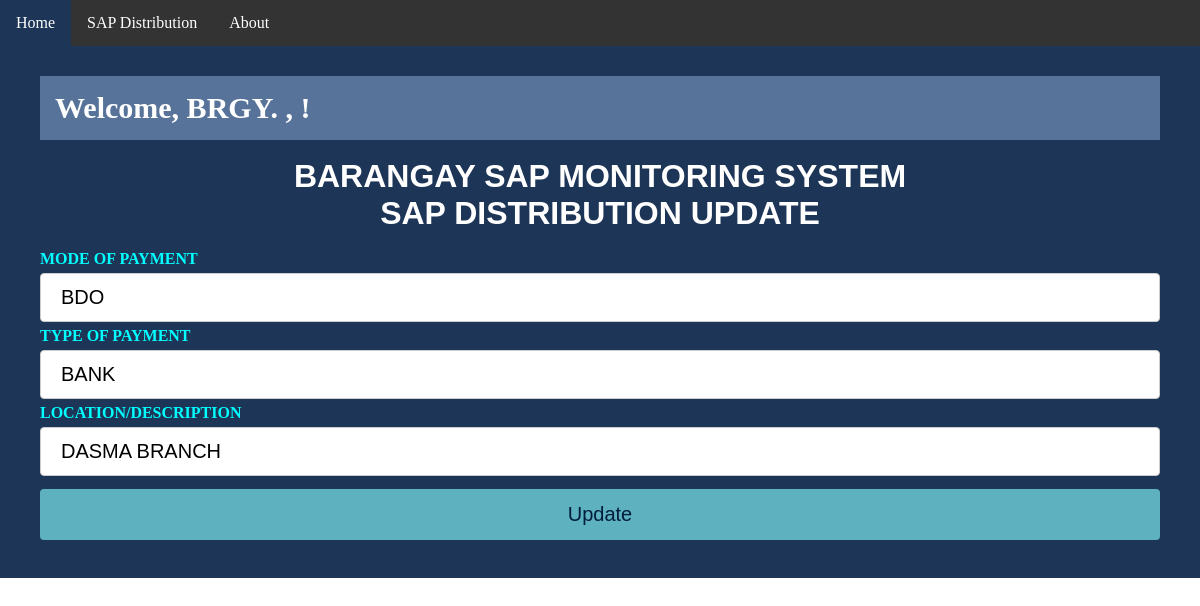
The app's page /modify/1 with its own data.
### MNList/models.py (models this page shows)
class SDistributions(models.Model):
      dmode = models.TextField(default='')
      dtype = models.TextField(default='')
      dlocation = models.TextField(default='')
      class meta:
          db = "distribution"

### MNList/views.py (the view)
# urls.py: url(r'^modify/(?P<id>\d+)$', views.modify, name='modify'),
def modify(request, id):
   sdistributions = SDistributions.objects.get(id=id)
   context = {'sdistribution': sdistributions}
   return render(request, 'remove.html', context)

### MNList/templates/remove.html (shortened to what this page needs)
<html>
<head>
</head>
<body>
{% extends 'base.html' %}
{% block content %}
	<div id="myDIV" class="header">
	<h3>
		 Welcome, BRGY. {{ibrgy.bname.upper}} , {{ibrgy.mncplty.upper}} !
		</h3>
		<br>
			<h1>BARANGAY SAP MONITORING SYSTEM</h1>
		<h1>SAP DISTRIBUTION UPDATE</h1>
		<br>
				<form method="POST" action="update/{{ sdistribution.id }}">
	<div id="rmove">
           <label for="bmode">MODE OF PAYMENT</label>
            <input type="txt" name="bmode" value="{{ sdistribution.dmode }}" required="required"/>
            <label for="btype">TYPE OF PAYMENT</label>
            <input type="txt" name="btype" value="{{ sdistribution.dtype }}" required="required"/>
            <label for="bmode">LOCATION/DESCRIPTION</label>
            <input type="txt" name="blocation" value="{{ sdistribution.dlocation }}" required="required"/>
            <button type="submit">Update</button>
    </div>
    </form>
</body>
{% endblock %}

### MNList/templates/base.html (style rules this page uses)
.header { background-color: 1d3557; padding: 30px 40px; color: white; text-align: center; }
.header:after { content: ""; display: table; clear: both; }
h1 { font-family: Verdana, sans-serif; }
h3 { background-color: 577399; color: #ffffff; padding: 15px; text-align: left; font-size: 30px; }
input[type=txt], select { width:100%; padding: 12px 20px; margin: 5px 0; display: inline-block; border: 1px solid #ccc; border-radius: 4px; box-sizing: border-box; font-size: 20px; }
button { width: 100%; background-color: 5eb1bf; color: 001d3d; font-size: 20px; padding: 14px 20px; margin: 8px 0; border: none; border-radius: 4px; cursor: pointer; }
* { margin: 0; padding: 0; box-sizing: border-box; }
label { color: #00FFFF; font-weight: bold; display: block; float: left; }

### records on screen
SDistributions: bmode "BDO", btype "BANK", blocation "DASMA BRANCH"
